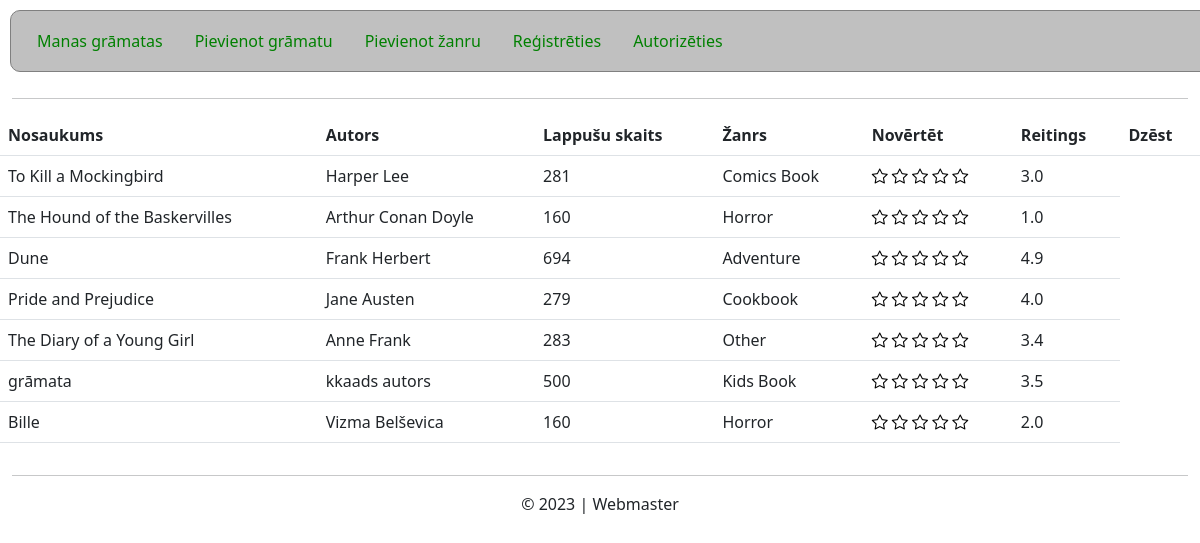
The page / on the database its author committed.
### tables this page shows
CREATE TABLE "Books" (
	"book_id"	TEXT NOT NULL,
	"author"	TEXT NOT NULL,
	"name"	TEXT NOT NULL,
	"pages"	INTEGER NOT NULL,
	"genre_id"	TEXT NOT NULL,
	FOREIGN KEY("genre_id") REFERENCES "Genres"("genre_id"),
	PRIMARY KEY("book_id")
);

CREATE TABLE "Genres" (
	"genre_id"	TEXT NOT NULL,
	"name"	TEXT NOT NULL,
	PRIMARY KEY("genre_id")
);

### app.py (the view)
@app.route("/sakums", methods = ["GET", "POST"])
@app.route("/", methods = ["GET", "POST"])
def index():
    if request.method == "POST":
        pass
    else:
        sql = """
            SELECT
            Books.book_id,
            Books.author,
            Books.name AS book_name,
            Books.pages,
            Genres.name AS genre_name
            FROM Books
            JOIN Genres ON Genres.genre_id = Books.genre_id;
            """
        res = cur.execute(sql)
        books = res.fetchall()
        sql = """
            SELECT book_id, SUM(score), COUNT(rating_id)
            FROM ratings
            GROUP BY book_id;"""
        res = cur.execute(sql)
        ratings = res.fetchall()
        """ for rating in ratings:
            print(
                rating["book_id"],
                rating["SUM(score)"],
                rating["COUNT(rating_id)"]) """
        return render_template(
            "books.html",
            mybooks=books,
            ratings_by_books=ratings)

### templates/books.html (shortened to what this page needs)
{% extends "layout.html" %}
{% block main_content %}
    <table class="table">
        <tr>
            <th>Nosaukums</th>
            <th>Autors</th>
            <th>Lappušu skaits</th>
            <th>Žanrs</th>
            <th>Novērtēt</th>
            <th>Reitings</th>
            <th>Dzēst</th>
        </tr>
        {% if mybooks != None %}
            {% for book in mybooks %}
                <tr>
                    <td>{{ book["book_name"] }}</td>
                    <td>{{ book["author"] }}</td>
                    <td>{{ book["pages"] }}</td>
                    <td>{{ book["genre_name"] }}</td>
                    <td>
                        <div class="stars">
                            <a
                                href="/set_rating?book_id={{book['book_id']}}&value=1"
                                class="bi bi-star"
                                onmouseover="animate_stars(this, this.parentElement);"
                                onmouseleave="hide_animation(this.parentElement);">
                            </a>
                            <a
                                href="/set_rating?book_id={{book['book_id']}}&value=2"
                                class="bi bi-star"
                                onmouseover="animate_stars(this, this.parentElement);"
                                onmouseleave="hide_animation(this.parentElement);">
                            </a>
                            <a
                                href="/set_rating?book_id={{book['book_id']}}&value=3"
                                class="bi bi-star"
                                onmouseover="animate_stars(this, this.parentElement);"
                                onmouseleave="hide_animation(this.parentElement);">
                            </a>
                            <a
                                href="/set_rating?book_id={{book['book_id']}}&value=4"
                                class="bi bi-star"
                                onmouseover="animate_stars(this, this.parentElement);"
                                onmouseleave="hide_animation(this.parentElement);">
                            </a>
                            <a
                                href="/set_rating?book_id={{book['book_id']}}&value=5"
                                class="bi bi-star"
                                onmouseover="animate_stars(this, this.parentElement);"
                                onmouseleave="hide_animation(this.parentElement);">
                            </a>
                        </div>
                    </td>
                    <td>
                        {% for rating in ratings_by_books %}
                            {% if book["book_id"] == rating["book_id"] %}
                                {{ (rating["SUM(score)"]/rating["COUNT(rating_id)"])|round(1) }}
                            {% endif %}
                        {% endfor %}
                    </td>
                </tr>
            {% endfor %}
        {% else %}
                <tr>
                    <td style="text-align: center;" colspan="4">Nav nevienas grāmatas</td>
                </tr>
        {% endif %}
    </table>
{% endblock %}

### templates/layout.html (shortened to what this page needs)
<!DOCTYPE html>
<html lang="lv">
<head>
    <link href="https://cdn.jsdelivr.net/npm/bootstrap@5.2.1/dist/css/bootstrap.min.css" rel="stylesheet">
    <link rel="stylesheet" href="{{ url_for('static', filename='css/main_styles.css') }}">
    <link rel="stylesheet" href="https://cdn.jsdelivr.net/npm/bootstrap-icons@1.11.1/font/bootstrap-icons.css">
</head>
<body>
    <div class="container-fluid">
        <div class="row">
            <ul class="nav">
                <li class="nav-item">
                  <a class="nav-link" aria-current="page" href="/sakums">Manas grāmatas</a>
                </li>
                <li class="nav-item">
                  <a class="nav-link" href="/pievienot_gramatu">Pievienot grāmatu</a>
                </li>
                <li class="nav-item">
                    <a class="nav-link" href="/pievienot_zanru">Pievienot žanru</a>
                </li>
                <li class="nav-item">
                    <a class="nav-link" href="/register">Reģistrēties</a>
                </li>
                <li class="nav-item">
                    <a class="nav-link" href="/login">Autorizēties</a>
                </li>
              </ul>
        </div>
        <hr>
        <div class="row">
            {% block main_content %}{% endblock %}
        </div>
        <hr>
        <div class="row justify-content-center footer">
            © 2023 | Webmaster
        </div>
    </div>
</body>
</html>

### static/css/main_styles.css (style rules this page uses)
ul.nav { background-color: silver; border-radius: 10px; padding: 10px; margin: 10px; border: 1px solid grey; }
ul.nav a { color: green; }
.stars > a { text-decoration: none; color: black; }
.stars > a:link { text-decoration: none; color: black; }

### rows shown on the page
Books: book_name "To Kill a Mockingbird", author "Harper Lee", pages "281", genre_name "Comics Book", value "3.0"
Books: book_name "The Hound of the Baskervilles", author "Arthur Conan Doyle", pages "160", genre_name "Horror", value "1.0"
Books: book_name "Dune", author "Frank Herbert", pages "694", genre_name "Adventure", value "4.9"
Books: book_name "Pride and Prejudice", author "Jane Austen", pages "279", genre_name "Cookbook", value "4.0"
Books: book_name "The Diary of a Young Girl", author "Anne Frank", pages "283", genre_name "Other", value "3.4"
Books: book_name "grāmata", author "kkaads autors", pages "500", genre_name "Kids Book", value "3.5"
Books: book_name "Bille", author "Vizma Belševica", pages "160", genre_name "Horror", value "2.0"
